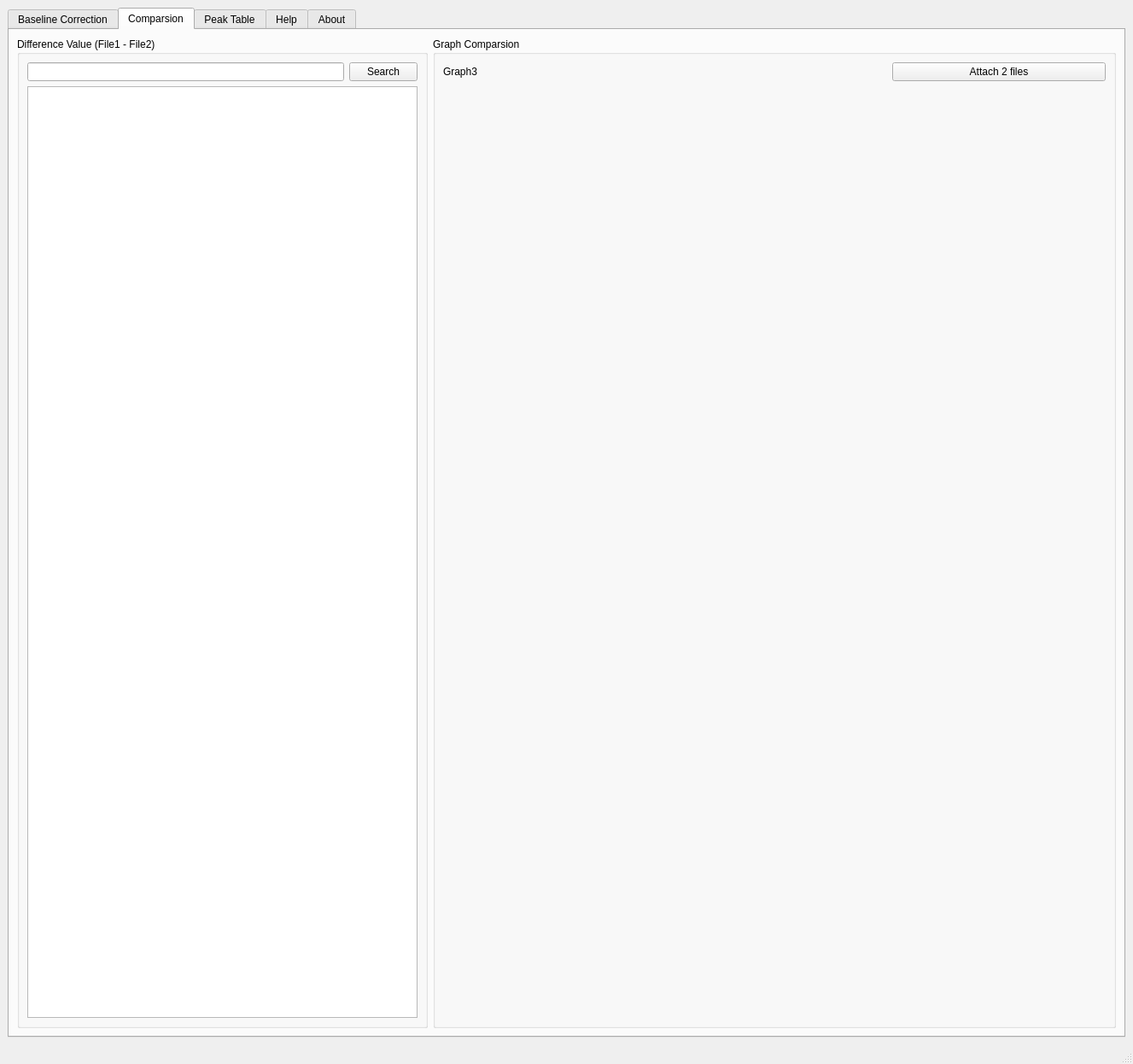
<?xml version="1.0" encoding="UTF-8"?>
<ui version="4.0">
 <class>MainWindow</class>
 <widget class="QMainWindow" name="MainWindow">
  <property name="geometry">
   <rect>
    <x>0</x>
    <y>0</y>
    <width>1327</width>
    <height>1246</height>
   </rect>
  </property>
  <property name="cursor">
   <cursorShape>ArrowCursor</cursorShape>
  </property>
  <property name="windowTitle">
   <string>MainWindow</string>
  </property>
  <widget class="QWidget" name="centralwidget">
   <layout class="QVBoxLayout" name="verticalLayout">
    <item>
     <widget class="QTabWidget" name="tabWidget">
      <property name="cursor">
       <cursorShape>ArrowCursor</cursorShape>
      </property>
      <property name="currentIndex">
       <number>1</number>
      </property>
      <widget class="QWidget" name="tab_1">
       <attribute name="title">
        <string>Baseline Correction</string>
       </attribute>
       <layout class="QVBoxLayout" name="verticalLayout_3">
        <item>
         <widget class="QGroupBox" name="groupBox_1">
          <property name="maximumSize">
           <size>
            <width>16777215</width>
            <height>70</height>
           </size>
          </property>
          <property name="title">
           <string/>
          </property>
          <layout class="QGridLayout" name="gridLayout_4">
           <item row="0" column="0">
            <widget class="QLabel" name="label_1">
             <property name="text">
              <string>Attach File</string>
             </property>
            </widget>
           </item>
           <item row="0" column="1">
            <widget class="QPushButton" name="pushButton_1">
             <property name="maximumSize">
              <size>
               <width>250</width>
               <height>16777215</height>
              </size>
             </property>
             <property name="cursor">
              <cursorShape>PointingHandCursor</cursorShape>
             </property>
             <property name="text">
              <string>Attach File 1</string>
             </property>
            </widget>
           </item>
          </layout>
         </widget>
        </item>
        <item>
         <widget class="QGroupBox" name="groupBox_2">
          <property name="maximumSize">
           <size>
            <width>16777215</width>
            <height>550</height>
           </size>
          </property>
          <property name="title">
           <string>Graph 1</string>
          </property>
          <layout class="QGridLayout" name="gridLayout_5">
           <item row="0" column="0">
            <widget class="QLabel" name="label_2">
             <property name="maximumSize">
              <size>
               <width>16777215</width>
               <height>20</height>
              </size>
             </property>
             <property name="text">
              <string>Graph1</string>
             </property>
            </widget>
           </item>
           <item row="1" column="0">
            <widget class="PlotWidget" name="graphwidget_1" native="true"/>
           </item>
          </layout>
         </widget>
        </item>
        <item>
         <widget class="QGroupBox" name="groupBox_3">
          <property name="maximumSize">
           <size>
            <width>16777215</width>
            <height>70</height>
           </size>
          </property>
          <property name="title">
           <string/>
          </property>
          <layout class="QGridLayout" name="gridLayout_6">
           <item row="0" column="0">
            <widget class="QLabel" name="label_3">
             <property name="text">
              <string>Attact File</string>
             </property>
            </widget>
           </item>
           <item row="0" column="1">
            <widget class="QPushButton" name="pushButton_2">
             <property name="maximumSize">
              <size>
               <width>250</width>
               <height>16777215</height>
              </size>
             </property>
             <property name="cursor">
              <cursorShape>PointingHandCursor</cursorShape>
             </property>
             <property name="text">
              <string>Attach File 2</string>
             </property>
            </widget>
           </item>
          </layout>
         </widget>
        </item>
        <item>
         <widget class="QGroupBox" name="groupBox_4">
          <property name="maximumSize">
           <size>
            <width>16777215</width>
            <height>550</height>
           </size>
          </property>
          <property name="title">
           <string>Graph 2</string>
          </property>
          <layout class="QGridLayout" name="gridLayout_7">
           <item row="0" column="0">
            <widget class="QLabel" name="label_4">
             <property name="maximumSize">
              <size>
               <width>16777215</width>
               <height>20</height>
              </size>
             </property>
             <property name="text">
              <string>Graph2</string>
             </property>
            </widget>
           </item>
           <item row="1" column="0">
            <widget class="PlotWidget" name="graphwidget_2" native="true"/>
           </item>
          </layout>
         </widget>
        </item>
       </layout>
      </widget>
      <widget class="QWidget" name="tab_2">
       <property name="cursor">
        <cursorShape>PointingHandCursor</cursorShape>
       </property>
       <attribute name="title">
        <string>Comparsion</string>
       </attribute>
       <layout class="QHBoxLayout" name="horizontalLayout_2">
        <item>
         <widget class="QGroupBox" name="groupBox_6">
          <property name="minimumSize">
           <size>
            <width>450</width>
            <height>0</height>
           </size>
          </property>
          <property name="maximumSize">
           <size>
            <width>600</width>
            <height>16777215</height>
           </size>
          </property>
          <property name="title">
           <string>Difference Value (File1 - File2)</string>
          </property>
          <layout class="QGridLayout" name="gridLayout_9">
           <item row="0" column="0">
            <widget class="QLineEdit" name="lineEdit_1"/>
           </item>
           <item row="0" column="1">
            <widget class="QPushButton" name="pushButton_5">
             <property name="text">
              <string>Search</string>
             </property>
            </widget>
           </item>
           <item row="1" column="0" colspan="2">
            <widget class="QTableView" name="tableView_1"/>
           </item>
          </layout>
         </widget>
        </item>
        <item>
         <widget class="QGroupBox" name="groupBox_7">
          <property name="minimumSize">
           <size>
            <width>800</width>
            <height>0</height>
           </size>
          </property>
          <property name="maximumSize">
           <size>
            <width>2000</width>
            <height>16777215</height>
           </size>
          </property>
          <property name="title">
           <string>Graph Comparsion</string>
          </property>
          <layout class="QGridLayout" name="gridLayout_8">
           <item row="0" column="0">
            <widget class="QLabel" name="label_6">
             <property name="text">
              <string>Graph3</string>
             </property>
            </widget>
           </item>
           <item row="0" column="1">
            <widget class="QPushButton" name="pushButton_3">
             <property name="maximumSize">
              <size>
               <width>250</width>
               <height>16777215</height>
              </size>
             </property>
             <property name="cursor">
              <cursorShape>PointingHandCursor</cursorShape>
             </property>
             <property name="text">
              <string>Attach 2 files</string>
             </property>
            </widget>
           </item>
           <item row="1" column="0" colspan="2">
            <widget class="PlotWidget" name="graphwidget_3" native="true"/>
           </item>
          </layout>
         </widget>
        </item>
       </layout>
      </widget>
      <widget class="QWidget" name="tab_3">
       <property name="cursor">
        <cursorShape>PointingHandCursor</cursorShape>
       </property>
       <attribute name="title">
        <string>Peak Table</string>
       </attribute>
       <layout class="QVBoxLayout" name="verticalLayout_2">
        <item>
         <widget class="QGroupBox" name="groupBox_8">
          <property name="title">
           <string/>
          </property>
          <layout class="QGridLayout" name="gridLayout_2">
           <item row="0" column="0">
            <widget class="QGroupBox" name="groupBox_9">
             <property name="title">
              <string>파수 구간 입력</string>
             </property>
             <layout class="QGridLayout" name="gridLayout_3">
              <item row="0" column="4">
               <widget class="QPushButton" name="pushButton">
                <property name="maximumSize">
                 <size>
                  <width>200</width>
                  <height>16777215</height>
                 </size>
                </property>
                <property name="text">
                 <string>PubMed</string>
                </property>
               </widget>
              </item>
              <item row="0" column="1">
               <widget class="QLabel" name="label_7">
                <property name="sizePolicy">
                 <sizepolicy hsizetype="Preferred" vsizetype="Preferred">
                  <horstretch>0</horstretch>
                  <verstretch>0</verstretch>
                 </sizepolicy>
                </property>
                <property name="minimumSize">
                 <size>
                  <width>0</width>
                  <height>0</height>
                 </size>
                </property>
                <property name="maximumSize">
                 <size>
                  <width>20</width>
                  <height>16777215</height>
                 </size>
                </property>
                <property name="text">
                 <string>~</string>
                </property>
               </widget>
              </item>
              <item row="0" column="3">
               <widget class="QPushButton" name="pushButton_7">
                <property name="maximumSize">
                 <size>
                  <width>200</width>
                  <height>16777215</height>
                 </size>
                </property>
                <property name="text">
                 <string>Search</string>
                </property>
               </widget>
              </item>
              <item row="0" column="0">
               <widget class="QLineEdit" name="lineEdit_2">
                <property name="sizePolicy">
                 <sizepolicy hsizetype="Minimum" vsizetype="Fixed">
                  <horstretch>0</horstretch>
                  <verstretch>0</verstretch>
                 </sizepolicy>
                </property>
                <property name="maximumSize">
                 <size>
                  <width>150</width>
                  <height>16777215</height>
                 </size>
                </property>
               </widget>
              </item>
              <item row="0" column="2">
               <widget class="QLineEdit" name="lineEdit_3">
                <property name="sizePolicy">
                 <sizepolicy hsizetype="Minimum" vsizetype="Fixed">
                  <horstretch>0</horstretch>
                  <verstretch>0</verstretch>
                 </sizepolicy>
                </property>
                <property name="maximumSize">
                 <size>
                  <width>150</width>
                  <height>16777215</height>
                 </size>
                </property>
               </widget>
              </item>
             </layout>
            </widget>
           </item>
          </layout>
         </widget>
        </item>
        <item>
         <widget class="QGroupBox" name="groupBox_11">
          <property name="title">
           <string>GroupBox</string>
          </property>
          <layout class="QGridLayout" name="gridLayout">
           <item row="0" column="0">
            <widget class="QTableView" name="tableView_2"/>
           </item>
          </layout>
         </widget>
        </item>
       </layout>
      </widget>
      <widget class="QWidget" name="tab_4">
       <attribute name="title">
        <string>Help</string>
       </attribute>
       <layout class="QVBoxLayout" name="verticalLayout_4">
        <item>
         <widget class="QGroupBox" name="groupBox_12">
          <property name="title">
           <string>GroupBox</string>
          </property>
          <layout class="QGridLayout" name="gridLayout_10">
           <item row="0" column="0">
            <widget class="QLabel" name="label_8">
             <property name="text">
              <string>TextLabel</string>
             </property>
            </widget>
           </item>
          </layout>
         </widget>
        </item>
       </layout>
      </widget>
      <widget class="QWidget" name="tab_5">
       <attribute name="title">
        <string>About</string>
       </attribute>
       <layout class="QVBoxLayout" name="verticalLayout_5">
        <item>
         <widget class="QGroupBox" name="groupBox_13">
          <property name="title">
           <string>GroupBox</string>
          </property>
          <layout class="QGridLayout" name="gridLayout_11">
           <item row="0" column="0">
            <widget class="QLabel" name="label_9">
             <property name="text">
              <string>TextLabel</string>
             </property>
            </widget>
           </item>
          </layout>
         </widget>
        </item>
       </layout>
      </widget>
     </widget>
    </item>
   </layout>
  </widget>
  <widget class="QStatusBar" name="statusbar"/>
 </widget>
 <customwidgets>
  <customwidget>
   <class>PlotWidget</class>
   <extends>QWidget</extends>
   <header>pyqtgraph</header>
   <container>1</container>
  </customwidget>
 </customwidgets>
 <resources/>
 <connections/>
</ui>
